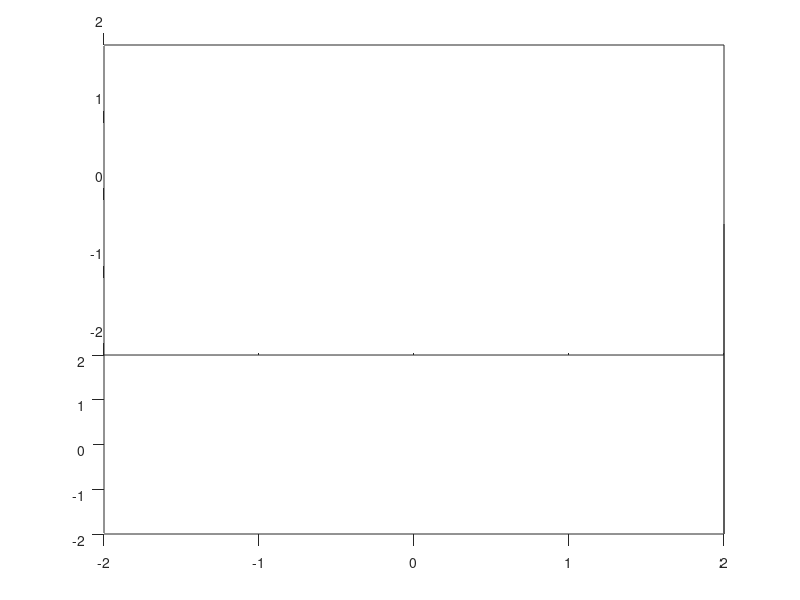

Here is the MATLAB script that generated this plot: (Note: this script raises an error after producing the figure.)
% loading the outputs of the generalized-alpha algorithm
load("q.mat")

% loading the coordinates of the center of the hip
load("xbar_hip.mat")
xbar_hip = xbar_hip';

% loading the minizing values of tau and dv
load("tau.mat")
load("dv.mat")

figure()
hold on
view(0,30)
% view(1)
% axis equal
xlim([-2, 2])
ylim([-2, 2])
zlim([-2, 2])
box on

% Fixed basis
E1 = [1;0;0];
E2 = [0;1;0];
E3 = [0;0;1];

animation = VideoWriter('3D_hoop3_contacts_check.avi');
animation.FrameRate = 10;
open(animation);

ang_arr = linspace(0,2*pi,100);
R_hoop = 0.5;
R_hip = 0.2;

% plot the cone
z = linspace(-1.5,1.5,100);
% r = 0.5-0.4*z;
r = R_hip*ones(100,1);
hold on

for i = 1:length(q)

    
    % view(0,30)
    % view(1)
    xlim([-2, 2])
    ylim([-2, 2])
    zlim([-2, 2])

    x1 = q(i,1);
    x2 = q(i,2);
    x3 = q(i,3);

    psi = q(i,4);
    theta = q(i,5);
    phi = q(i,6);
    
    %% basis vectors
    % Rotation matrices
    R1 = [cos(psi), sin(psi), 0;
          -sin(psi), cos(psi), 0;
          0, 0, 1];
      
    R2 = [1, 0, 0;
          0, cos(theta), sin(theta);
          0, -sin(theta), cos(theta)];
    
    R3 = [cos(phi), sin(phi), 0;
          -sin(phi), cos(phi), 0;
          0, 0, 1];
    
    % {E1, E2, E3} components of {e1',e2',e3'}
    e1p = R1'*E1;
    e2p = R1'*E2;
    e3p = R1'*E3;
    
    % {E1, E2, E3} components of {e1'',e2'',e3''}
    e1pp = (R2*R1)'*E1;
    e2pp = (R2*R1)'*E2;
    e3pp = (R2*R1)'*E3;
    
    % {E1, E2, E3} components of {e1,e2,e3}
    e1 = (R3*R2*R1)'*E1;
    e2 = (R3*R2*R1)'*E2;
    e3 = (R3*R2*R1)'*E3;

    center_plot = plot3(x1, x2, x3, 'Marker', '.', 'MarkerSize', 10);

    e1_plot = quiver3(x1, x2, x3, e1(1), e1(2), e1(3),'r');
    e2_plot = quiver3(x1, x2, x3, e2(1), e2(2), e2(3),'g');
    e3_plot = quiver3(x1, x2, x3, e3(1), e3(2), e3(3),'b');

    % plotting the hip
    for j = 1:2:length(ang_arr)
        hip(j) = plot3(xbar_hip(1,i)+r*cos(ang_arr(j)),xbar_hip(2,i)+r*sin(ang_arr(j)),z,'k');
    end

    [circle_hip, center_hip, angle_hip] = plot_circle(0.2, [xbar_hip(1,i), xbar_hip(2,i)], 0, 'k');

    % plotting the hoop
    circle = plot3(x1+R_hoop*cos(ang_arr)*e1(1)+R_hoop*sin(ang_arr)*e2(1), ...
        x2+R_hoop*cos(ang_arr)*e1(2)+R_hoop*sin(ang_arr)*e2(2), ...
        x3+R_hoop*cos(ang_arr)*e1(3)+R_hoop*sin(ang_arr)*e2(3), ...
        'color','b','LineWidth',2);

    % draw the minimzing points on hoop and hip
    for j = 1:2
        u = cos(tau(j,i))*e1+sin(tau(j,i))*e2;
        xM = [x1; x2; x3]+R_hoop*u;
        temp = xM-xM(3)*E3-xbar_hip(:,i);
        v = (temp)/norm(temp);
        xP = xbar_hip(:,i)+xM(3)*E3+R_hip*v;
        min_hoop(j) = plot3(xM(1),xM(2),xM(3),'*','Color','r','LineWidth',2);
        min_hip(j) = plot3(xP(1),xP(2),xP(3),'*','Color','r','LineWidth',2);
    end

    drawnow
    writeVideo(animation, getframe(gcf))

    pause(0.001)

    delete(center_plot)
    delete(e1_plot)
    delete(e2_plot)
    delete(e3_plot)
    delete(circle)
    delete(hip)

    delete(circle_hip)
    delete(angle_hip)

    delete(min_hoop)
    delete(min_hip)

end

close(animation)

load('gN.mat')
figure()
plot(gN(1,:))
hold on
plot(gN(2,:))

figure()
subplot(1,3,1)
title('psi')
plot(q(:,4))

subplot(1,3,2)
title('theta')
plot(q(:,5))

subplot(1,3,3)
title('phi')
plot(q(:,6))



